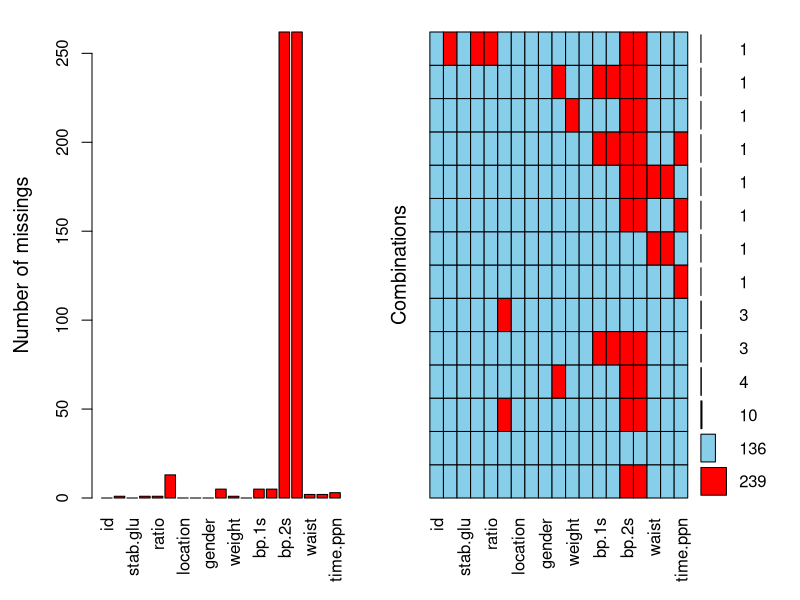
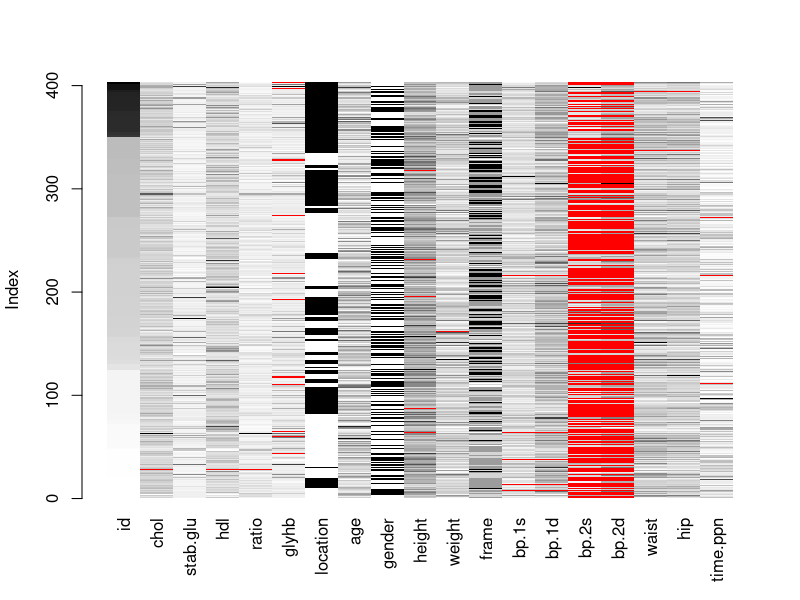

Source code (R) for these figures, in order: (Note: this script raises an error after producing the figures.)
## ---- chunk 1
library(tidyverse)
library(stringr)
## ---- chunk 2
2 + 2
## ---- chunk 3
2 + 2 == 4
## ---- chunk 4
round(pi, 4) # ümarda pi neljale komakohale
## ---- chunk 5
x <- c(6, 3, 3, 4, 5) # vector: c() - combine
y<- c(1, 3, 4, 2, 7)
cor(x, y) # correlation
sum(x)
sum(x, y)
mean(x)
median(x)
quantile(x)
sd(x) # standard deviation - goes with mean
max(x)
min(x)
## ---- chunk 6
?sum
## ---- chunk 7
apples <- c(1, 34, 43, NA) #c() --- combine() on ise funktsioon
#?c #proovi seda
sum(apples, na.rm = TRUE)

## ---- chunk 8
sum
## ---- chunk 9
apples <- 2 #two apples
oranges <- 3 #three oranges
(inventory <- apples + oranges)
## ---- chunk 10
inventory <- function(apples, oranges) {
  inventory <- apples + oranges
  inventory
}
## ---- chunk 11
inventory(2,3) #inventory(apples=2, oranges=3) #teeb sama asja
## ---- chunk 12
SEM0<- function(x) {
  SD<- sd(x) 
  SEM<- SD/sqrt(length(x))
  SEM
}
## ---- chunk 13
numbers<- c(2, 3.4, 54, NA, 3) #c() means "combine", NA means "any number" or "not available"
SEM0(numbers)
## ---- chunk 14
SEM01<- function(x) {
  SD<- sd(x, na.rm = TRUE) 
  SEM<- SD/sqrt(length(x))
  SEM
}
SEM01(numbers)
length(numbers)
## ---- chunk 15
SEM1<- function(x) {
  x1<- na.omit(x) #you want NAs to be removed
  SD<- sd(x1) 
  SEM<- SD/sqrt(length(x1))
  SEM
}
SEM1(numbers)
## ---- chunk 16
library(tidyverse)
## ---- chunk 17
?drop_na
## ---- chunk 18
df <- tibble(apples=c(2, 3, NA, 5), oranges=c(4, NA, 6, 4)) #creates a 2-column table
df #prints table
df1 <- drop_na(df, apples) #drops those rows from df, where there are NAs in the column called "apples", and associates the resulting table with a new name, df1
df1 #prints the new table 
## ---- chunk 19
ls()
## ---- chunk 20
babe <- "beebi"
babe
## ---- chunk 21
babe <- c("saatan", "inglike")
babe
## ---- chunk 22
class(babe)
## ---- chunk 23
apples <- 2
bananas <- 3
apples + bananas
## ---- chunk 24
a <- 2
b <- 3
a <- a+b
str(a) #objekti nimega a struktuur
## ---- chunk 25
a <- c(2, 3)
a <- sum(a)
a <- sqrt(a)
a <- round(a, 2)
a
## ---- chunk 26
a <- c(2, 3)
a1 <- sum(a)
a2 <- sqrt(a1)
a3 <- round(a2, 2)
a3
## ---- chunk 27
a <- c(2, 3)
a <- a %>% sum %>% sqrt %>% round(2)
a
## ---- chunk 28
a <- c(2, 3)
a <- round(sqrt(sum(a)), 2)
a
## ---- chunk 29
minu_vektor <- c(1,3,4)
str(minu_vektor)
## ---- chunk 30
minu_vektor <- c(1,NA,4)
minu_vektor
class(minu_vektor)
## ---- chunk 31
minu_vektor <- c(1, "A1", "4$", "joe")
minu_vektor
class(minu_vektor)
## ---- chunk 32
minu_vektor <- as.vector(parse_number(minu_vektor)) 
minu_vektor
str(minu_vektor) #annab objekti struktuuri (numeric, ühedimensionaalne, koosneb 3st elemendist: 1, NA, 4)
## ---- chunk 33
seq(2, 3, by=0.5)
seq(2, 3, length.out = 5)
rep(1:2, times=3)
rep(1:2, each=3)
rep(c("a", "b"), each=3, times=2)
## ---- chunk 34
a <- c(1,2,3)
b <- 4 #ühe elemendiga vektor ei vaja c() enda ümber
a + b
## ---- chunk 35
a <- c(1,2,3)
b <- c(4, 5) 
a + b
## ---- chunk 36
a <- c(1, 2, 3, 4)
b <- c(5, 6) 
a + b
## ---- chunk 37
a <- c(1, 2, 3, 4)
b <- c(5, 6, 7, 8) 
a + b
## ---- chunk 38
a <- c(TRUE, FALSE, TRUE)
sum(a); mean(a)
## ---- chunk 39
a=c(2,1) #vector a
b=tibble(a=c(3,4), b=c(5,6)) #tibble b
d=c(2,3) #vector d
e=tibble(f=c(4,5), g=c(7,8)) #tibble e
c=list(d, e ) #list c koosneb vektor d-st ja tibble e-st

my_list <- list(a,b,c) #list, mis koosneb vektorist, tibblest ja listist
str(my_list)
## ---- chunk 40
my_list$b
## ---- chunk 41
shop <- c("maxima", "tesco", "lidl")
apples <- c(1, 4, 43)
oranges <- c(2, 32, NA)
fruits <- tibble(shop, apples, oranges)
fruits
## ---- chunk 42
count(fruits, apples)
count(fruits, shop)
summary(fruits)
names(fruits)
colnames(fruits)
nrow(fruits)
ncol(fruits)
arrange(fruits, desc(apples)) #sorteerib tabeli veeru "apples" väärtuste järgi langevalt (default on tõusev sorteerimine). Võib argumendina anda mitu veergu.
top_n(fruits, 2, apples) #saab 2 rida, milles on kõige rohkem õunu
top_n(fruits, -2, apples) #saab 2 rida, milles on kõige vähem õunu
## ---- chunk 43
colSums(fruits[,2:3])
rowSums(fruits[,2:3])
rowMeans(fruits[,2:3])
colMeans(fruits[,2:3])
apply(fruits[,2:3], 1, sd) #1 tähendab, et arvuta sd rea kaupa
apply(fruits[,2:3], 2, sd) #2 tähendab, et arvuta sd veeru kaupa. sd asemele võid panna suvalise funktsiooni - ka enda kirjutatud.
## ---- chunk 44
fruits <- add_row(fruits, shop="konsum", apples=132, oranges=-5, .before=3)
fruits
## ---- chunk 45
fruits$apples[fruits$apples==43] <- 333
fruits
fruits$shop[fruits$shop=="tesco"] <- "TESCO"
fruits
fruits$apples[fruits$apples>100] <- NA
fruits
## ---- chunk 46
df1 <- tibble(colA = c("a", "b", "c"), 
                  colB = c(1, 2, 3) )
df1.1 <- tibble(colA = "d", 
                colB =  4)

bind_rows(df1, df1.1, .id="id") #id teeb veel ühe veeru, mis näitab, kummast algtabelist iga uue tabeli rida pärit on 
## ---- chunk 47
df2 <- tibble(ColC="d", ColD=4)
bind_rows(df1, df2) #works by guessing your true intention
## ---- chunk 48
dfx <- tibble(colC=c(4,5,6))
cbind(df1, dfx)
## ---- chunk 49
ubinad <- fruits$apples
ubinad <- ubinad + 2
ubinad
str(ubinad) #see on jälle vektor
## ---- chunk 50
write.csv(fruits, "fruits.csv")
## ---- chunk 51
getwd()
## ---- chunk 52
class(fruits)
fruits <- as.data.frame(fruits)
class(fruits)
fruits <- as.tibble(fruits)
class(fruits)
## ---- chunk 53
library(VIM) 
diabetes <- read.table(file = "diabetes.csv", sep = ";", dec = ",", header = TRUE)
str(diabetes)
aggr(diabetes, prop=FALSE, numbers=T)
## ---- chunk 54
nrows <- nrow(diabetes)
  ncomplete <- sum(complete.cases(diabetes))
  ncomplete #136
  ncomplete/nrows #34%
## ---- chunk 55
 sapply(diabetes, function(x) sum(is.na(x))) 
## ---- chunk 56
VIM::matrixplot(diabetes) 
## ---- chunk 57
my_vector <- 2:5 
my_vector
my_vector[1] #1. element ehk number 2
my_vector[c(1,3)] #1. ja 3. element 
my_vector[-1] #kõik elemendid, v.a. element number 1
my_vector[c(-1, -3)] #kõik elemendid, v.a. element number 1 ja 3
my_vector[3:5] #elemendid 3, 4 ja 5 (element 5 on määramata, seega NA)
my_vector[-(3:length(my_vector))] #1. ja 2. element
## ---- chunk 58
df$colB[df$colA != "a"] #jätab sisse kõik vektori colB väärtused, kus samas tabeli reas olev colA väärtus ei ole "a". output on vektor! 
df$colA[df$colB > 1] #jätab sisse kõik vektori colA väärtused, kus samas tabeli reas olev colB väärtus >1. output on vektor. 
## ---- chunk 59
my_list <- list(a=tibble(colA=c("A", "B"), colB=c(1,2)), b=c(1, NA, "s"))
#this list has two elements, a df called "a" and a character vector called "b".
str(my_list)
## ---- chunk 60
my_tibble <- my_list[[1]] #class is df  --- we extracted a df from the list
my_tibble
#my_list$a #sama asi: $ does the same thing as [[ ]]

## ---- chunk 61
aa <- my_list[1]
str(aa)
## ---- chunk 62
aa1 <- my_list$a[2,] #class is df
aa1
## ---- chunk 63
aa3 <- my_list[[1]][1,]
aa3
## ---- chunk 64
library(stringr)
x<- c("apple", "ananas", "banana")

#replaces all a-s at the beginning of strings with e-s
str_replace(x, "^a", "e") 

# str_replace only replaces at the first occurence at each string
str_replace(x, "a", "e") 

#str_replace_all replaces all a-s anywhere in the strings
str_replace_all(x, "a", "e") 

#replaces a and the following character at the end of string with nothing (i.e. deletes 2 chars)
str_replace(x, "a.$", "")

#replaces a-s or s-s at the end of string with e-s
str_replace(x, "(a|s)$", "e")

#replaces a-s or s-s anywhere in the string with e-s
str_replace_all(x, "a|s", "e")

#remove all numbers. 
y<-c("as1", "2we3w", "3e")
str_replace_all(y, "\\d", "") 

#remove everything, except numbers. 
str_replace_all(y, "[A-Za-z_]", "") 
## ---- chunk 65
x<- c("apple", "apple pie")
str_replace_all(x, "^apple$","m") #To force to only match a complete string:
str_replace_all(x, "\\s","_") #space to _
str_replace_all(x, "[apl]","_") #a or p or l to _
str_replace_all(x, "[ap|p.e]","_") # ap or p.e to _
## ---- chunk 66
df <- tribble(
  ~subject, ~drug, ~sex, ~time, ~length, ~weigth,
  "1",      "exp",  "F",     3,     168,      88,
  "2",  "placebo",  "M",     3,     176,      91
)
df
## ---- chunk 67
subject <- c("Tim", "Ann", "Jill")
sex <- c("M", "F", "F")
control <- c(23, 31, 30)
experiment_1 <- c(34, 38, 36)
experiment_2 <- c(40, 42, 44)
df<-tibble(subject, sex, control, experiment_1, experiment_2)
df
## ---- chunk 68
df_l1<-df %>% gather(key=experiment, value=value, 3:ncol(df))
# df_l3<-df %>% gather(experiment, value, 3:ncol(df)) works as well.
#df_l4<-df %>% gather(experiment, value, c(-subject, -sex)) works as well
df_l1
## ---- chunk 69
df_l1 %>% spread(key=experiment, value=value)
## ---- chunk 70
df <- tibble(a=c("tim", "tom", "jill"), b1=c(1,2,3), b2=c(4,5,6))
df
## ---- chunk 71
df1 <- t(df[,-1])
colnames(df1) <- df$a
df1
## ---- chunk 72
iris %>% select(liik=Species, Sepal.Length, Sepal.Width )
## ---- chunk 73
iris<-as_tibble(iris)
select(iris, starts_with("Petal"))
select(iris, ends_with("Width"))

# Move Species variable to the front
select(iris, Species, everything())

df <- as.data.frame(matrix(runif(100), nrow = 10))
df <- tbl_df(df[c(3, 4, 7, 1, 9, 8, 5, 2, 6, 10)])
select(df, V9:V6)
select(df, num_range("V", 9:6))

# Drop variables with -
select(iris, -starts_with("Petal"))

# Renaming -----------------------------------------
# select() keeps only the variables you specify
# rename() keeps all variables
rename(iris, petal_length = Petal.Length)
## ---- chunk 74
iris %>% filter(Species=="setosa" & Sepal.Length < 4.5)
## ---- chunk 75
iris %>% filter(Species=="setosa" | Sepal.Length < 4.5)
## ---- chunk 76
iris %>% filter(Species !="setosa" | Sepal.Length < 4.5)

## ---- chunk 77
library(stringr)
iris %>% filter(str_detect(Species, "^v")) 
## ---- chunk 78
iris %>% summarise(MEAN = mean(Sepal.Length), SD = sd(Sepal.Length), MAD = mad(Sepal.Length, constant=1), N = n(), unique_values_Sp = n_distinct(Species))
## ---- chunk 79
iris %>% group_by(Species) %>% summarise(MEAN = mean(Sepal.Length), SD = sd(Sepal.Length), MAD = mad(Sepal.Length, constant=1), N = n(), unique_values_Sp = n_distinct(Species))
## ---- chunk 80
df_l1
df_l1 %>% group_by(sex, experiment) %>% summarise(MEAN= mean(value), SD= sd(value), MAD=mad(value), N= n(), unique_values_sex= n_distinct(sex))
## ---- chunk 81
df_l1 %>% group_by(experiment, sex) %>% summarise(MEAN= mean(value), SD= sd(value), MAD=mad(value), N= n(), unique_values_sex= n_distinct(sex))
## ---- chunk 82
iris %>% group_by(Species) %>% mutate(MEAN= mean(Sepal.Length), SD= sd(Sepal.Length))

## ---- chunk 83
df_l1 %>% mutate(log_value = log10(value))
## ---- chunk 84
df_l1 %>% transmute(subject, gender=sex, log_value = log10(value))
## ---- chunk 85
df_l1 %>% group_by(sex) %>% mutate(normalised.value=value/mean(value), n2.val=value/sd(value))
## ---- chunk 86
df_l1 %>% mutate(normalised.value=value/mean(value), n2.val=value/sd(value))
## ---- chunk 87
library(stringr)
(bad.df<-tibble(time=c("t0", "t1", "t12"), value=c(2,4,9)))
(bad.df$time<-str_replace_all(bad.df$time, "t", "") %>% as.numeric()) 

## ---- chunk 88

(time<- parse_number(bad.df$time))

## ---- chunk 89
(df<-tibble(country=c("Albania"), disease.cases=c("80/1000")))
(df.sep<-df %>% separate(disease.cases, into=c("cases", "thousand")))
(df.sep<-df %>% separate(disease.cases, into=c("cases", "thousand"), sep="/"))
(df.sep<-df %>% separate(disease.cases, into=c("cases", "thousand"), sep=2))
(df.sep<-df %>% separate(disease.cases, into=c("cases", "thousand"), sep= -6))

(df<-tibble(index=c(1,2), taxon=c("Procaryota; Bacteria; Alpha-Proteobacteria; Escharichia", "Eukaryota; Chordata")))
(d1 <- df %>% separate(taxon, c('riik', 'hmk', "klass", "perekond"), sep = '; ', extra = "merge", fill="right")) 

# some special cases:
(df<-tibble(index=c(1,2), taxon=c("Prokaryota || Bacteria || Alpha-Proteobacteria || Escharichia", "Eukaryota || Chordata")))
(d1 <- df %>% separate(taxon, c("riik", "hmk", "klass", "perekond"), sep= "\\|\\|", extra = "merge", fill="right")) 

df <- tibble(index=c(1,2), taxon=c("Prokaryota.Bacteria.Alpha-Proteobacteria.Escharichia", "Eukaryota.Chordata"))
(d1 <- df %>% separate(taxon, c('riik', 'hmk', "klass", "perekond"), sep = '[.]', extra = "merge", fill="right")) 
#[] for points only.

(df<-tibble(index=c(1,2), taxon=c("Prokaryota.Bacteria,Alpha-Proteobacteria.Escharichia", "Eukaryota.Chordata")))
(d1 <- df %>% separate(taxon, c('riik', 'hmk', "klass", "perekond"), sep = '[,\\.]', extra = "merge", fill="right")) 
# [,\\.] separates by dot or comma. Isn't that cool?
## ---- chunk 90
library(forcats)
x1 <- c("Dec", "Apr", "Jan", "Mar")
## ---- chunk 91
month_levels <- c(
  "Jan", "Feb", "Mar", "Apr", "May", "Jun", 
  "Jul", "Aug", "Sep", "Oct", "Nov", "Dec"
)
## ---- chunk 92
y1 <- factor(x1, levels = month_levels)
y1
## ---- chunk 93
f2 <- x1 %>% factor() %>% fct_inorder()
f2
## ---- chunk 94
levels(f2)
## ---- chunk 95
gss_cat #tibble, mille veerg "race" on faktor.

gss_cat %>% count(race)
## ---- chunk 96
gss_cat %>% count(partyid)
gss_cat %>%
  mutate(partyid = fct_recode(partyid,
    "Republican, strong"    = "Strong republican",
    "Republican, weak"      = "Not str republican",
    "Independent, near rep" = "Ind,near rep",
    "Independent, near dem" = "Ind,near dem",
    "Democrat, weak"        = "Not str democrat",
    "Democrat, strong"      = "Strong democrat",
    "Other"                 = "No answer",
    "Other"                 = "Don't know",
    "Other"                 = "Other party"
  )) %>%
  count(partyid)
## ---- chunk 97
gss_cat %>%
  mutate(relig = fct_lump(relig, n = 5)) %>%
  count(relig, sort = TRUE) %>%
  print()
## ---- chunk 98
z<-1:10
z1<-cut(z, breaks=c(0,3,6,10), labels=c("A", "B", "C"))
z1
#Note that to include 1 in level “A” you need to start the first cut <1, while at the right side 3 is included in the 1st cut (in factor level “A”)
z2<-cut(z, breaks=3, labels=c("A", "B", "C"))
z2
## ---- chunk 99
library(car) #car:recode()
x<-rep(1:3,3)
x
recode(x, "c(1,2)='A'; else='B'")
recode(x, "c(1,2)=NA")
recode(x, "1:2='A'; 3='B'")
## ---- chunk 100
gss_cat %>%
  group_by(relig) %>%
  summarise(
    age = mean(age, na.rm = TRUE),
    tvhours = mean(tvhours, na.rm = TRUE),
    n = n()
  ) %>% 
ggplot(aes(tvhours, fct_reorder(relig, tvhours))) +
  geom_point()
## ---- chunk 101
gss_cat %>%
  group_by(relig) %>%
  summarise(
    age = mean(age, na.rm = TRUE),
    tvhours = mean(tvhours, na.rm = TRUE),
    n = n()
  ) %>% 
ggplot(aes(tvhours, fct_relevel(relig, "None", "Don't know"))) +
  geom_point()
## ---- chunk 102
gss_cat %>%
  filter(!is.na(age)) %>%
  group_by(age, marital) %>%
  mutate(N=n()) %>% 
ggplot(aes(age, N, colour = fct_reorder2(marital, age, N))) +
  geom_line() +
  labs(colour = "marital")
## ---- chunk 103
gss_cat %>%
  mutate(marital = marital %>% fct_infreq() %>% fct_rev()) %>%
  ggplot(aes(marital)) +
    geom_bar()
